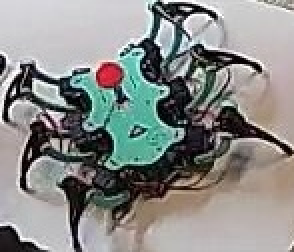
#> input picture src/test/images/file1.jpg, 147 x 126 px, found by its file name (shown 2 times larger)
$ python orientation_by_color.py
#> lines starting #> are read from the running program, lines starting #| are printed output that depends on the picture; after the words box and inside, x2 and y2 are one past the last pixel; in counts of white or black regions, pixels touching at a corner belong together
import cv2
import numpy as np
import math

def color(point: tuple, body: tuple, lower_threshold: float, upper_threshold: float):
    # RGB para BGR
#> in rotate_image, img is the input picture: shape (126, 147, 3); mean B, G, R 136.7, 139.3, 138
    body = (body[2], body[1], body[0])
    point = (point[2], point[1], point[0])

    # Intervalo de cor
    color = {
        "body": {
            "lower": np.array([body[0] * lower_threshold, body[1] * lower_threshold, body[2] * lower_threshold]),
            "upper": np.array([body[0] * upper_threshold, body[1] * upper_threshold, body[2] * upper_threshold])
            },
        "point": {
            "lower": np.array([point[0] * lower_threshold, point[1] * lower_threshold, point[2] * lower_threshold]),
            "upper": np.array([point[0] * upper_threshold, point[1] * upper_threshold, point[2] * upper_threshold])
        }
    }
    return color
def orient_by_color(image, color: dict, x_global=np.array([1, 0])):
    try:
        height, width, _ = image.shape
#> height = 126; width = 147

        body_color = color["body"]
        point_color = color["point"]

        # Cria uma máscara para filtrar a cor alvo na imagem
        body_mask = cv2.inRange(image, body_color["lower"], body_color["upper"])
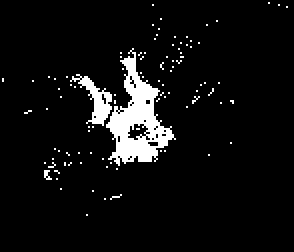
#> body_mask: shape (126, 147) (shown 2 times larger); 6.3% white; 97 white regions (95 under 20 px), largest, box (x1, y1, x2, y2) and area: (53, 24, 88, 83) 833, (35, 37, 56, 63) 187

        cv2.medianBlur(body_mask, 11, body_mask)
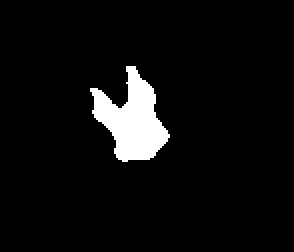
#> body_mask: shape (126, 147) (shown 2 times larger); 5.4% white; 1 white region
        cv2.imshow('mask', body_mask)
        cv2.waitKey(0)
        cv2.destroyAllWindows()

        body_contours, _ = cv2.findContours(body_mask, cv2.RETR_EXTERNAL, cv2.CHAIN_APPROX_SIMPLE)
#> body_contours = 1 contour; box (x1, y1, x2, y2) and area: (45, 33, 85, 81) 929
        body_contour = max(body_contours, key=cv2.contourArea)
#> body_contour = contour of 72 points, box (x1, y1, x2, y2) (45, 33, 85, 81), area 929

        body_rect = cv2.minAreaRect(body_contour)
#> body_rect = ((65.26, 57.83), (32.16, 45.69), -28.81)
        body_box = cv2.boxPoints(body_rect)
#> body_box = [[62.18, 85.6], [40.16, 45.56], [68.34, 30.07], [90.36, 70.1]]
        body_box = np.int32(body_box)
#> body_box = [[62, 85], [40, 45], [68, 30], [90, 70]]

        # Encontra o centro do retângulo
        body_center = body_rect[0]
#> body_center = (65.26, 57.83)

        cv2.circle(image, (int(body_center[0]), int(body_center[1])), 5, (0, 0, 255), -1)
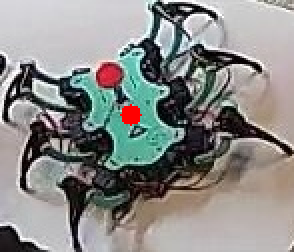
#> image: shape (126, 147, 3) (shown 2 times larger); 0.44% of pixels changed, all inside (x1, y1, x2, y2) = (60, 52, 71, 63)
        cv2.imshow('image', image)
        cv2.waitKey(0)
        cv2.destroyAllWindows()

        point_mask = cv2.inRange(image, point_color["lower"], point_color["upper"])
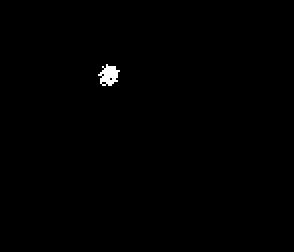
#> point_mask: shape (126, 147) (shown 2 times larger); 0.39% white; 1 white region
        #cv2.medianBlur(point_mask, 11, point_mask)
        cv2.imshow('mask', point_mask)
        cv2.waitKey(0)
        cv2.destroyAllWindows()

        point_countours, _ = cv2.findContours(point_mask, cv2.RETR_EXTERNAL, cv2.CHAIN_APPROX_SIMPLE)
#> point_countours = 1 contour; box (x1, y1, x2, y2) and area: (49, 32, 60, 43) 60
        point_contour = max(point_countours, key=cv2.contourArea)
#> point_contour = contour of 25 points, box (x1, y1, x2, y2) (49, 32, 60, 43), area 60

        point_rect = cv2.minAreaRect(point_contour)
#> point_rect = ((53.73, 37.35), (10.2, 9.41), -78.69)
        point_box = cv2.boxPoints(point_rect)
#> point_box = [[57.35, 43.27], [48.12, 41.42], [50.12, 31.42], [59.35, 33.27]]
        point_box = np.int32(point_box)
#> point_box = [[57, 43], [48, 41], [50, 31], [59, 33]]

        # Encontra o centro do retângulo
        point_center = point_rect[0]
#> point_center = (53.73, 37.35)

        cv2.circle(image, (int(point_center[0]), int(point_center[1])), 5, (255, 0, 0), -1)
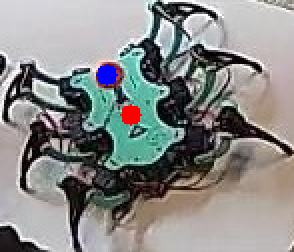
#> image: shape (126, 147, 3) (shown 2 times larger); 0.44% of pixels changed, all inside (x1, y1, x2, y2) = (48, 32, 59, 43)
        cv2.imshow('image', image)
        cv2.waitKey(0)
        cv2.destroyAllWindows()

        # Traçar um vetor do centro do corpo até o centro do ponto
        x = (body_center[0] - point_center[0])
#> x = 11.53
        y =  -(body_center[1] - point_center[1])
#> y = -20.49
        vector = np.array([x, y])
#> vector = [11.53, -20.49]

        vector = vector / np.linalg.norm(vector)
#> vector = [0.49, -0.872]

        angle = math.acos(np.dot(vector, x_global))
#> angle = 1.06
        if vector[0] < 0 and vector[1] < 0:
            angle = math.pi + angle
        elif vector[0] < 0 and vector[1] > 0:
            angle = math.pi/2 + angle
        elif vector[0] > 0 and vector[1] < 0:
            angle = 3*math.pi/2 + angle
#> angle = 5.77

        return math.degrees(angle)
    except ValueError as e:
        print(e)
        return None

def rotate_image(imagem, angulo=0):
    img = cv2.imread(imagem)
    shape = img.shape
    #img = cv2.resize(img, (shape[1]*5, shape[0]*5))
    image_center = tuple(np.array(img.shape[1::-1]) / 2)
    rot_mat = cv2.getRotationMatrix2D(image_center, angulo, 1.0)
    result = cv2.warpAffine(img, rot_mat, img.shape[1::-1], flags=cv2.INTER_LINEAR)

    return result

# Imagem de exemplo
image_path = 'src/test/images/file1.jpg'
body_color = (103,207,200)
point_color = (207,42,72)#(121,8,30)
cor = color(point_color, body_color, 0.65, 1.35)

# Exemplo de eixos
x_global = {
    "1": np.array([1, 0]),
    "2": np.array([0, 1]),
    "3": np.array([-1, 0]),
    "4": np.array([0, -1])
}
def error():
    erros = []
    for rotation in range(0, 360):
        rotate = rotate_image(image_path, rotation)
        try:
            if rotation == 0 or rotation == 90 or rotation == 180 or rotation == 270 or rotation == 45 or rotation == 135 or rotation == 225 or rotation == 315:
                angle = orient_by_color(rotate, target_color, x_global["1"])
                print(rotation)
                erro = abs(rotation + 90 - angle)
                erros.append(erro)
        except ValueError as e:
            continue
    # [6 lines of commented-out code are left out]
print(orient_by_color(rotate_image(image_path, 0), cor, x_global["1"]))

# aumentar saturaçao 4
# mudar metodo rgb 3
# resize e cortar 2
# cortar e resize 1
